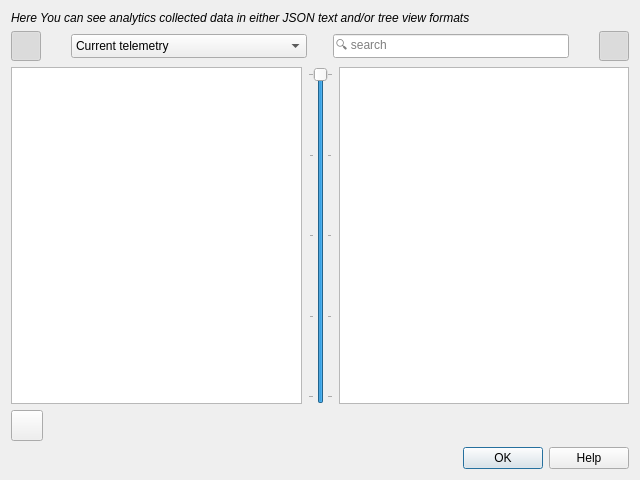
<?xml version="1.0" encoding="UTF-8"?>
<ui version="4.0">
 <class>StatisticsDialog</class>
 <widget class="QDialog" name="StatisticsDialog">
  <property name="geometry">
   <rect>
    <x>0</x>
    <y>0</y>
    <width>640</width>
    <height>480</height>
   </rect>
  </property>
  <property name="windowTitle">
   <string>Collected telemetry data</string>
  </property>
  <layout class="QVBoxLayout" name="verticalLayout">
   <item>
    <widget class="QLabel" name="label_2">
     <property name="font">
      <font>
       <italic>true</italic>
      </font>
     </property>
     <property name="text">
      <string>Here You can see analytics collected data in either JSON text and/or tree view formats</string>
     </property>
     <property name="wordWrap">
      <bool>true</bool>
     </property>
    </widget>
   </item>
   <item>
    <layout class="QHBoxLayout" name="horizontalLayout" stretch="1,1,10,0,10,1,1">
     <item>
      <widget class="QToolButton" name="textToolButton">
       <property name="minimumSize">
        <size>
         <width>30</width>
         <height>30</height>
        </size>
       </property>
       <property name="toolTip">
        <string>Show/hide telemetry statustics in JSON format</string>
       </property>
       <property name="text">
        <string/>
       </property>
       <property name="icon">
        <iconset resource="plugin.qrc">
         <normaloff>:/icons/accessories-text-editor.png</normaloff>:/icons/accessories-text-editor.png</iconset>
       </property>
       <property name="iconSize">
        <size>
         <width>20</width>
         <height>20</height>
        </size>
       </property>
       <property name="checkable">
        <bool>true</bool>
       </property>
       <property name="checked">
        <bool>true</bool>
       </property>
      </widget>
     </item>
     <item>
      <spacer name="horizontalSpacer_3">
       <property name="orientation">
        <enum>Qt::Horizontal</enum>
       </property>
       <property name="sizeHint" stdset="0">
        <size>
         <width>19</width>
         <height>26</height>
        </size>
       </property>
      </spacer>
     </item>
     <item>
      <widget class="QComboBox" name="comboBox">
       <property name="sizePolicy">
        <sizepolicy hsizetype="Preferred" vsizetype="Fixed">
         <horstretch>1</horstretch>
         <verstretch>0</verstretch>
        </sizepolicy>
       </property>
       <property name="minimumSize">
        <size>
         <width>0</width>
         <height>24</height>
        </size>
       </property>
       <item>
        <property name="text">
         <string>Current telemetry</string>
        </property>
       </item>
      </widget>
     </item>
     <item>
      <spacer name="horizontalSpacer_4">
       <property name="orientation">
        <enum>Qt::Horizontal</enum>
       </property>
       <property name="sizeHint" stdset="0">
        <size>
         <width>20</width>
         <height>20</height>
        </size>
       </property>
      </spacer>
     </item>
     <item>
      <widget class="QLineEdit" name="lineEdit">
       <property name="minimumSize">
        <size>
         <width>0</width>
         <height>24</height>
        </size>
       </property>
       <property name="placeholderText">
        <string>🔍 search</string>
       </property>
       <property name="clearButtonEnabled">
        <bool>true</bool>
       </property>
      </widget>
     </item>
     <item>
      <spacer name="horizontalSpacer">
       <property name="orientation">
        <enum>Qt::Horizontal</enum>
       </property>
       <property name="sizeHint" stdset="0">
        <size>
         <width>19</width>
         <height>17</height>
        </size>
       </property>
      </spacer>
     </item>
     <item>
      <widget class="QToolButton" name="treeToolButton">
       <property name="minimumSize">
        <size>
         <width>30</width>
         <height>30</height>
        </size>
       </property>
       <property name="toolTip">
        <string>Show/hide telemetry statustics in tree view representation</string>
       </property>
       <property name="text">
        <string/>
       </property>
       <property name="icon">
        <iconset resource="plugin.qrc">
         <normaloff>:/icons/listview.png</normaloff>:/icons/listview.png</iconset>
       </property>
       <property name="iconSize">
        <size>
         <width>20</width>
         <height>20</height>
        </size>
       </property>
       <property name="checkable">
        <bool>true</bool>
       </property>
       <property name="checked">
        <bool>true</bool>
       </property>
      </widget>
     </item>
    </layout>
   </item>
   <item>
    <layout class="QHBoxLayout" name="horizontalLayout_3">
     <item>
      <widget class="QTextBrowser" name="textBrowser">
       <property name="sizePolicy">
        <sizepolicy hsizetype="Expanding" vsizetype="Expanding">
         <horstretch>1</horstretch>
         <verstretch>0</verstretch>
        </sizepolicy>
       </property>
       <property name="lineWrapMode">
        <enum>QTextEdit::NoWrap</enum>
       </property>
      </widget>
     </item>
     <item>
      <widget class="QSlider" name="slider">
       <property name="maximum">
        <number>4</number>
       </property>
       <property name="pageStep">
        <number>1</number>
       </property>
       <property name="value">
        <number>4</number>
       </property>
       <property name="orientation">
        <enum>Qt::Vertical</enum>
       </property>
       <property name="invertedAppearance">
        <bool>false</bool>
       </property>
       <property name="tickPosition">
        <enum>QSlider::TicksBothSides</enum>
       </property>
       <property name="tickInterval">
        <number>1</number>
       </property>
      </widget>
     </item>
     <item>
      <widget class="CTreeView" name="treeView">
       <property name="sizePolicy">
        <sizepolicy hsizetype="Expanding" vsizetype="Expanding">
         <horstretch>1</horstretch>
         <verstretch>0</verstretch>
        </sizepolicy>
       </property>
       <property name="alternatingRowColors">
        <bool>true</bool>
       </property>
       <property name="itemsExpandable">
        <bool>false</bool>
       </property>
       <property name="expandsOnDoubleClick">
        <bool>false</bool>
       </property>
      </widget>
     </item>
    </layout>
   </item>
   <item>
    <layout class="QHBoxLayout" name="horizontalLayout_2">
     <item>
      <widget class="QToolButton" name="saveToolButton">
       <property name="minimumSize">
        <size>
         <width>24</width>
         <height>24</height>
        </size>
       </property>
       <property name="toolTip">
        <string>Save telemetry data (JSON)</string>
       </property>
       <property name="text">
        <string/>
       </property>
       <property name="icon">
        <iconset resource="plugin.qrc">
         <normaloff>:/icons/filesave.png</normaloff>:/icons/filesave.png</iconset>
       </property>
       <property name="iconSize">
        <size>
         <width>24</width>
         <height>24</height>
        </size>
       </property>
      </widget>
     </item>
     <item>
      <spacer name="horizontalSpacer_2">
       <property name="orientation">
        <enum>Qt::Horizontal</enum>
       </property>
       <property name="sizeHint" stdset="0">
        <size>
         <width>538</width>
         <height>20</height>
        </size>
       </property>
      </spacer>
     </item>
    </layout>
   </item>
   <item>
    <widget class="QDialogButtonBox" name="buttonBox">
     <property name="minimumSize">
      <size>
       <width>0</width>
       <height>19</height>
      </size>
     </property>
     <property name="orientation">
      <enum>Qt::Horizontal</enum>
     </property>
     <property name="standardButtons">
      <set>QDialogButtonBox::Help|QDialogButtonBox::Ok</set>
     </property>
    </widget>
   </item>
  </layout>
 </widget>
 <customwidgets>
  <customwidget>
   <class>CTreeView</class>
   <extends>QTreeView</extends>
   <header>ctreeview.h</header>
  </customwidget>
 </customwidgets>
 <resources>
  <include location="plugin.qrc"/>
 </resources>
 <connections>
  <connection>
   <sender>buttonBox</sender>
   <signal>accepted()</signal>
   <receiver>StatisticsDialog</receiver>
   <slot>accept()</slot>
   <hints>
    <hint type="sourcelabel">
     <x>248</x>
     <y>254</y>
    </hint>
    <hint type="destinationlabel">
     <x>157</x>
     <y>274</y>
    </hint>
   </hints>
  </connection>
  <connection>
   <sender>buttonBox</sender>
   <signal>rejected()</signal>
   <receiver>StatisticsDialog</receiver>
   <slot>reject()</slot>
   <hints>
    <hint type="sourcelabel">
     <x>316</x>
     <y>260</y>
    </hint>
    <hint type="destinationlabel">
     <x>286</x>
     <y>274</y>
    </hint>
   </hints>
  </connection>
 </connections>
</ui>
